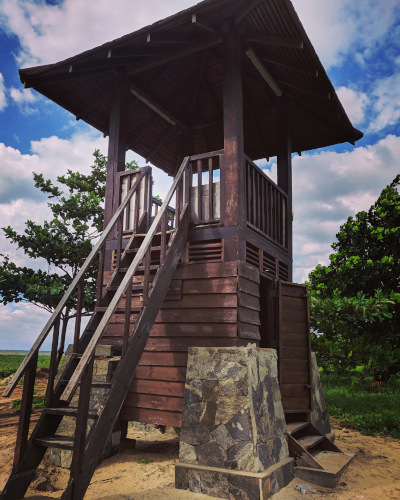
#> input picture CPU/test_benches/tower.jpg, 400 x 500 px
$ python textUpdate.py
#> lines starting #> are read from the running program, lines starting #| are printed output that depends on the picture
import cv2 as cv
import numpy as np
import matplotlib.pyplot as plt

img = cv.imread('tower.jpg', cv.IMREAD_GRAYSCALE)
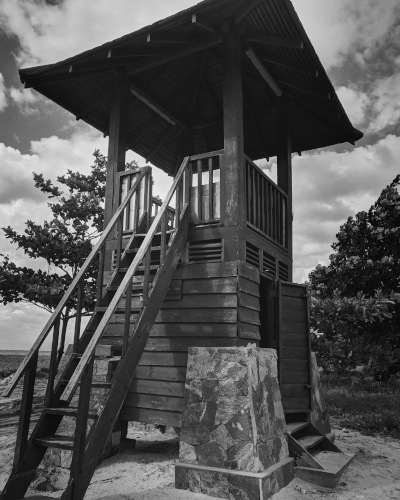
#> img: shape (500, 400); min 3, max 244, mean 84.2
img_data = []
rows, cols = img.shape
#> rows = 500; cols = 400

img_data.append(str(rows%256))
img_data.append(str(rows//256))

img_data.append(str(cols%256))
img_data.append(str(cols//256))

for row in range(rows):
	for col in range(cols):
		img_data.append(str(img[row][col]))
#> after the loop, img_data = 200004 items

cv.imshow('image',img)
cv.waitKey(1000)

line_no = 0

while(True):
	f = open("updates.txt", "r")
#> (reads CPU/test_benches/updates.txt from the repository)
	lines = f.readlines()
	while(line_no < len(lines)):
		coordinate, value = lines[line_no][:-1].split(' ')
		line_no += 1
		coordinate = int(coordinate) - 4
		value = int(value)
		try:
			img[coordinate//400][coordinate%400] = value
		except:
			pass
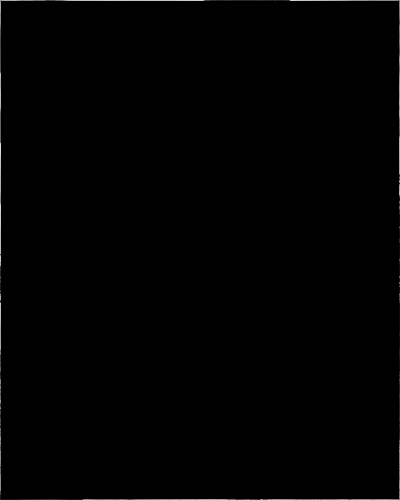
#> img: shape (500, 400); min 0, max 228, mean 1
	cv.imshow('image',img)
	cv.waitKey(1)
cv.destroyAllWindows()
